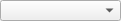
<?xml version="1.0" encoding="UTF-8"?>
<ui version="4.0">
  <class>cbType</class>
  <widget class="QComboBox" name="cbType">
    <property name="geometry">
      <rect>
        <x>0</x>
        <y>0</y>
        <width>121</width>
        <height>21</height>
      </rect>
    </property>
  </widget>
  <resources/>
  <connections/>
</ui>
